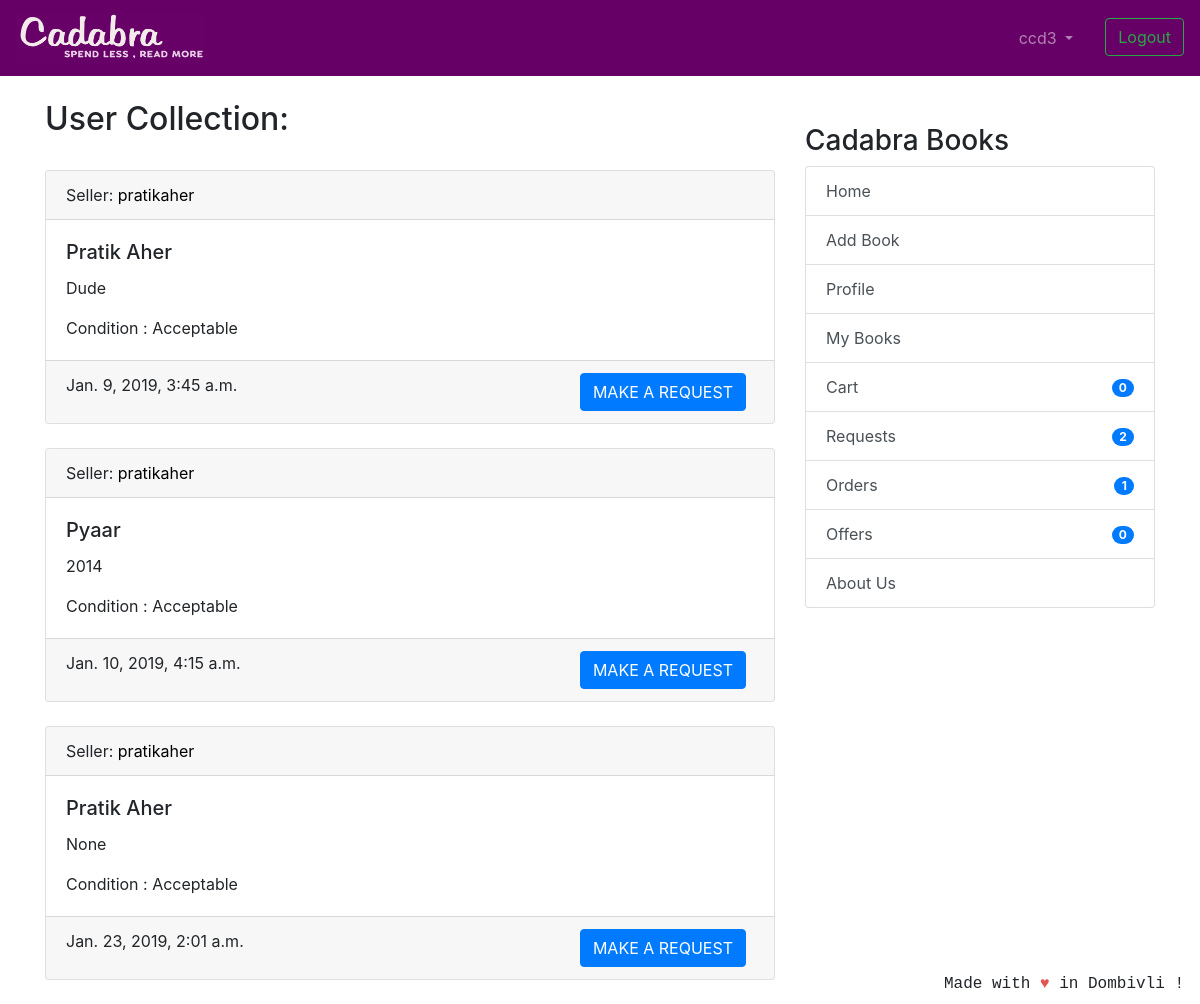
The app's page /userbooks/pratikaher (signed in) with its own data.
### coreapp/models.py (models this page shows, shortened)
class Book(models.Model):
    user = models.ForeignKey(User, on_delete=models.CASCADE, null=True)
    book_name = models.CharField(
        max_length=100, help_text="We only deal with original books with ISBN codes, pirated books will not be accepted.")
    author_name = models.CharField(max_length=100, blank=True, null=True)
    description = models.CharField(max_length=2000, blank=True, null=True)
    image = models.ImageField('Book Image', null=True,
                              blank=True, upload_to="book_images/")
    price = models.IntegerField(
        null=True, blank=True, help_text="We would be deducting 20 rupees from item price for delivery purposes.")
    sell_or_exchange = models.CharField(
        max_length=100, choices=BUY_OR_EXCHANGE, default='Exchange', help_text="By adding items to exchange you can make requests to other users for exchange.")
    condition = models.CharField(
        max_length=100, choices=CONITION_CHOICES, default='Acceptable')
    created_at = models.DateTimeField(auto_now_add=True)
    class Meta:
        verbose_name = 'Book'
        verbose_name_plural = 'Books'

### coreapp/views.py (the view)
# urls.py: path('userbooks/<str:username>', views.UserBookListViewForUser.as_view(),name='userbooksforuser'),
class UserBookListViewForUser(LoginRequiredMixin, generic.ListView):
    model = Book
    template_name = 'collection_user_entries.html'
    context_object_name = 'books'
    ordering = ['-created_at']
    def get_queryset(self):
        user = self.kwargs['username']
        user_profile = get_object_or_404(Profile, user__username=user)
        collection_items = UserCollection.objects.get(
            owner=user_profile)
        return collection_items.books.exclude(id__in=ordered_books).exclude(
            id__in=requester_books).exclude(id__in=offerrer_books)

### nofapapp/context_processors.py (called while the page is built)
def add_variable_to_context(request):
    if request.user.id:
        orderitems = Order.objects.get(owner=request.user.profile)
        return {
            'requestscount': Requests.objects.filter(requester=request.user).count(),
            'offercount' : Requests.objects.filter(offerrer=request.user).count(),
            'orderscount': Transaction.objects.filter(Q(offerrer=request.user) | Q(requester=request.user)).count()+FinalBuyOrder.objects.filter(user=request.user).count(),
            'cartitemscount': orderitems.items.count(),
            'addresscheck': get_object_or_404(ShippingAddress, profile=get_object_or_404(Profile, user=request.user)).address1,
            }
    else:
        return {}

### templates/collection_user_entries.html (shortened to what this page needs)
{% extends 'base.html' %}
{% block content %}
<h2>User Collection:</h2>
<br />
{% if books %}
{% for book in books %}
    <div class="card text-left">
        <div class="card-header">
            Seller: <a href="{% url 'coreapp:userbooksforuser' book.user %}" style="color:black">{{ book.user.username }}</a>
        </div>
        <div class="card-body">
            <div class="d-flex justify-content-between">
                <div>
                    <h5 class="card-title">{{ book.book_name }}</h5>
                    <p class="card-text">{{ book.description }}</p>
                    <p class="card-text">Condition : {{ book.condition }} </p>
                </div>
            </div>
        </div>
        <div class="card-footer text-mutxed">
            {{ book.created_at }}
            {% if book.sell_or_exchange == 'Sell' %}
            <a href="{% url 'cart:add_to_cart' book.id %}" class="btn btn-primary float-right">BUY FOR {{ book.price }}</a>
            {% else %}
            <a href="{% url 'transaction:add_request' book.id %}" class="btn btn-primary mr-2 float-right">MAKE A REQUEST</a>
            {% endif %}
        </div>
    </div>
{% endfor %}
{% else %}
<div class="text-center">
    <h1>No Books Found ! </h1>
</div>
{% endif %}
{% endblock %}

### templates/base.html (shortened to what this page needs)
{% load static %}
<!doctype html>
<html lang="en">
  <head>
    <link rel="stylesheet" href="https://stackpath.bootstrapcdn.com/bootstrap/4.2.1/css/bootstrap.min.css"
>
  </head>
  <body>
    <header class="site-header">
<nav class="navbar navbar-expand-lg navbar-dark" style="background-color: #660066;">
  <a class="navbar-brand" href="{% url 'coreapp:list_entries' %}">
      <img src="{% static 'img/cadabra.png' %}" alt="Logo" style="width:190px;height:50px" >
    </a>
  <div class="collapse navbar-collapse" id="navbarSupportedContent">
    <ul class="navbar-nav ml-auto">
      {% if user.is_authenticated %}
      <li class="nav-item dropdown">
        <a class="nav-link dropdown-toggle mr-3" href="#" id="navbarDropdown" role="button" data-toggle="dropdown"
          aria-haspopup="true" aria-expanded="false">
          {{ user.username }}
        </a>
      </li>
      <li><a class="btn btn-outline-success ml-2 my-2 my-sm-0" href="{% url 'logout'%}">Logout</a></li>
        {% else %}
      <li><a href="{% url 'login' %}" class="btn btn-outline-success">Login</a></li>
      <li><a href="{% url 'coreapp:signup' %}" class="btn btn-primary ml-2">Sign up</a></li>
      {% endif %}
    </ul>
  </div>
</nav>
  </header>
  <br/>
    <div class="container">
      <div class="row justify-content-center">
        <div class="col-8">
          {% block content %}
          {% endblock %}
        </div>
        {% if user.is_authenticated %}
                <div class="col-md-4">
                  <div class="content-section">
                    <br/>
                    <h3>Cadabra Books</h3>
                      <ul class="list-group">
                        <a class="list-group-item list-group-item-action" href="{% url 'coreapp:list_entries' %}" > Home </a>
                        <a class="list-group-item list-group-item-action" href="{% url 'coreapp:new_entry' %}" > Add Book</a>
                        <a class="list-group-item list-group-item-action" href="{% url 'coreapp:profile' %}" >Profile</a>
                        <a class="list-group-item list-group-item-action" href="{% url 'coreapp:userbooks' %}" >My Books</a>
                        <a class="list-group-item list-group-item-action" href="{% url 'cart:cart_items' %}" >Cart<span class="badge badge-primary badge-pill float-right mt-1">{{ cartitemscount }}</span> </a>
                        <a class="list-group-item list-group-item-action" href="{% url 'transaction:requests_view' %}" >Requests<span class="badge badge-primary badge-pill float-right mt-1">{{ requestscount }}</span></a>
                        <a class="list-group-item list-group-item-action" href="{% url 'transaction:orders_view' %}" >Orders <span class="badge badge-primary badge-pill float-right mt-1">{{ orderscount }}</span></a>
                        <a class="list-group-item list-group-item-action" href="{% url 'transaction:offers_view' %}" >Offers <span class="badge badge-primary badge-pill float-right mt-1">{{ offercount }}</span></a>
                        <a class="list-group-item list-group-item-action" href="{% url 'coreapp:aboutus' %}">About Us</a>
                      </ul>
                      <br/>
                  </div>
                </div>
                {% endif %}
      </div>
    </div>
<footer class="site-footer mr-3 mb-2" style="position:fixed;right:0;bottom:0;font-family: 'Courier';font-style: bold;">
  Made with <span style="color: #e25555;">&hearts;</span> in Dombivli !
</footer>
</body>
</html>

### records on screen
Book: user.username "pratikaher", book_name "Pratik Aher", description "Dude", condition "Acceptable", created_at "Jan. 9, 2019, 3:45 a.m.", sell_or_exchange "MAKE A REQUEST"
Book: user.username "pratikaher", book_name "Pyaar", description "2014", condition "Acceptable", created_at "Jan. 10, 2019, 4:15 a.m.", sell_or_exchange "MAKE A REQUEST"
Book: user.username "pratikaher", book_name "Pratik Aher", description "None", condition "Acceptable", created_at "Jan. 23, 2019, 2:01 a.m.", sell_or_exchange "MAKE A REQUEST"

### other values on screen
{{ user.username }} "ccd3"
{{ cartitemscount }} "0"
{{ requestscount }} "2"
{{ orderscount }} "1"
{{ offercount }} "0"
